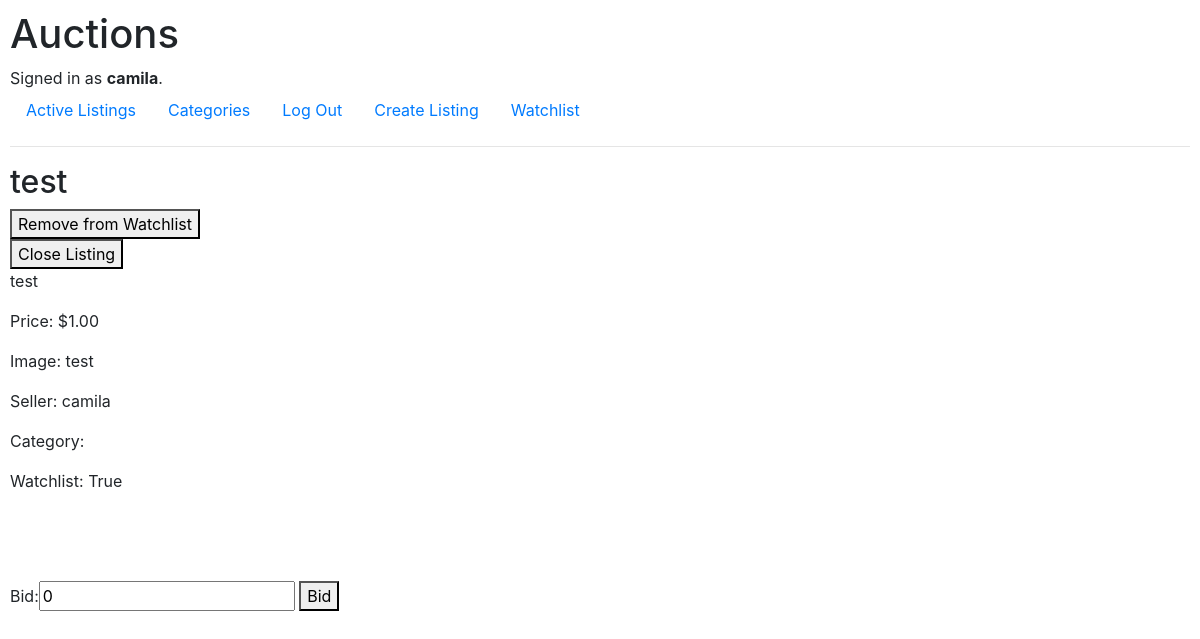
The page /listings/7 (signed in) on the database as committed earlier.
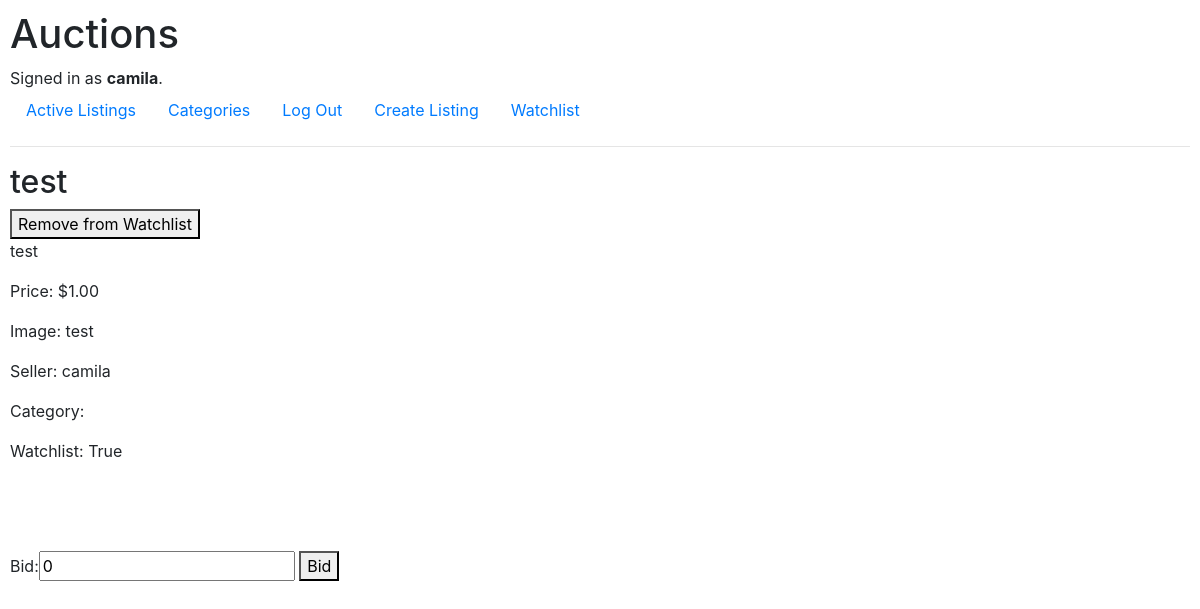
The same page on the database as committed later.
### auctions/views.py (the view, shortened to what this page needs)
# urls.py: path("listings/<str:id>", views.listing, name="listings"),
def listing(request, id):
    listing = Listing.objects.get(id=id)
    if request.user.is_authenticated:
        watchlist_text = "Add to Watchlist"
        watchlist_form = WatchlistAction(initial={'set_watchlist':True})
        if listing.in_watchlist:
            watchlist_text = "Remove from Watchlist"
            watchlist_form = WatchlistAction(initial={'set_watchlist':False})
        current_winner = False
        if not listing.is_active and listing.current_winner_username == request.user.username:
            current_winner = listing.current_winner_username
        close_listing_form = False
        if listing.seller_username == request.user.username:
            close_listing_form = CloseListing()
        return render(request, "auctions/listing.html", {
            "listing": listing,
            "is_authenticated": request.user.is_authenticated,
            "watchlist_form": watchlist_form,
            "watchlist_text": watchlist_text,
            "close_listing_form": close_listing_form,
            "current_winner": current_winner,
            "bidding_form": BiddingForm()
        })

### auctions/forms.py
class WatchlistAction(forms.Form):
    set_watchlist = forms.BooleanField(
        required=False,
        widget=forms.HiddenInput()
    )

class CloseListing(forms.Form):
    close_listing = forms.BooleanField(
        initial=True,
        required=False,
        widget=forms.HiddenInput()
    )

### auctions/templates/auctions/listing.html (shortened to what this page needs)
{% extends "auctions/layout.html" %}
{% block body %}
    <h2>{{ listing.title }}</h2>
    {% if watchlist_form %}
        <form action="{% url 'watchlist_action' listing.id %}" method="post">
            <button type="submit" name="submit">{{ watchlist_text}}</button>
        </form>
    {% endif %}
    {% if close_listing_form and listing.is_active == True %}
        <form action="{% url 'close_listing' listing.id %}" method="post">
            <button type="submit" name="submit">Close Listing</button>
        </form>
    {% endif %}
    <p>{{ listing.description }}</p>
    <p>Price: ${{ listing.starting_bid }}</p>
    <p>Image: {{ listing.img_url }}</p>
    <p>Seller: {{ listing.seller_username }}</p>
    <p>Category: {{ listing.category_id }}</p>
    <p>Watchlist: {{ listing.in_watchlist }}</p>
    <br>
    <br>
    <br>
    {% if is_authenticated and watchlist_form %}
    <form action="{% url 'bid' listing.id %}" method="post">
        {{ bidding_form }}
        <button type="submit" name="submit">Bid</button>
    </form>
    {% endif %}
{% endblock %}

Rows that differ between the two databases and show on the page:
changed Listing "test": is_active True → False (drawn)
Other text that changed with them:
text no longer shown: "Close Listing"
